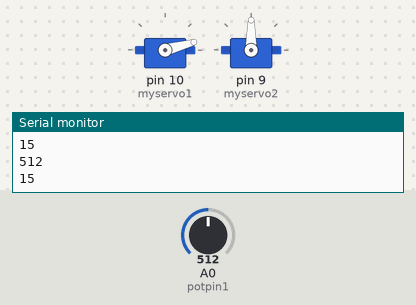
The sketch below on a simulated Arduino Uno, built with avr-gcc and run on an emulated ATmega328P. Parts: 2 × servo, the last lines printed to the serial monitor. Inputs (shaded band) come from the test bench; at power-on: A0 (potpin1) = 512.

Above: at 1.2 s.
1.3 s: A0 (potpin1) set to 990
2.8 s: A0 (potpin1) set to 1019
At 4.8 s:
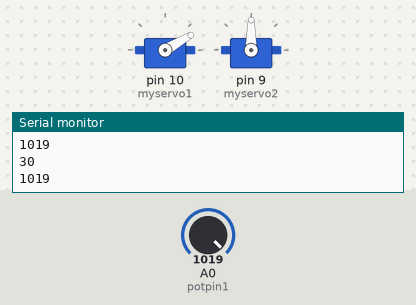
5.8 s: A0 (potpin1) set to 900
At 7.6 s:
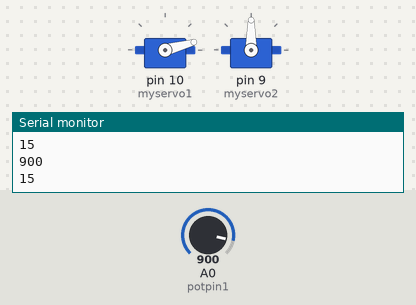
8.8 s: A0 (potpin1) set to 1010
At 11.0 s:
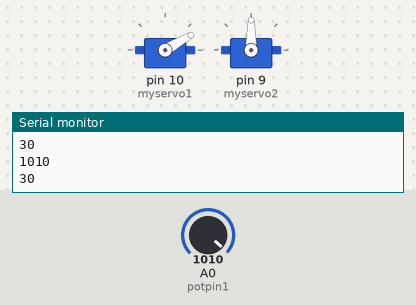
Timing chart, 0 to 12.5 s (numbered marks = the images above; inputs shaded):
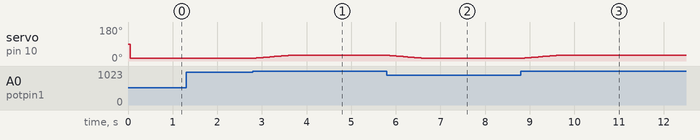

Measured:
- the behaviour switches between 1000 and 1001 on A0 (potpin1) (found by bisection; images 0 and 1)
- after the input at 2.8 s, servo on pin 10 (myservo1): moves from 15° to 30° over 0.71 s, starting after 0.08 s
- after the input at 5.8 s, servo on pin 10 (myservo1): moves from 30° to 15° over 0.71 s, starting after 0.06 s
- after the input at 8.8 s, servo on pin 10 (myservo1): moves from 15° to 30° over 0.71 s, starting after 0.09 s

The sketch:

tilt_motor_1.ino
```cpp
#include <Servo.h>

Servo myservo1;  // create servo object to control servo
Servo myservo2;

int potpin1 = A0;  // analog pin used to connect the potentiometer
int potpin2 = A1;
int val1;    // variable to read the value from the analog pin
int val2;

int joy1;
int midMotor;
int motorVal;

void setup()
{
  myservo1.attach(10);  // attaches the servo on pin 9 to the servo object
  myservo2.attach(9);


  Serial.begin(9600);
  joy1 = analogRead(potpin1);
  midMotor = map(joy1,0,1023,0,30);
  motorVal = midMotor;
}

void loop()
{
  motorMove();
  delay(50);
  myservo1.write(motorVal);
  /*
  val1 = analogRead(potpin1);           // reads the value of the potentiometer (value between 0 and 1023)
  //val1 = map(val1, 0, 1023, 0, 30);    // scale it to use it with the servo (value between 0 and 180)
  myservo1.write(val1);                // sets the servo position according to the scaled value
  delay(15);                           // waits for the servo to get there

  val2 = analogRead(potpin2);           // reads the value of the potentiometer (value between 0 and 1023)
  val2 = map(val2, 0, 1023, 0, 30);    // scale it to use it with the servo (value between 0 and 180)
  myservo2.write(val2);                // sets the servo position according to the scaled value
  delay(15);
  */
  Serial.println(joy1);
  Serial.println(motorVal);

}

void motorMove(){

  joy1 = analogRead(potpin1);
  if(joy1>1000 && motorVal<30){
    motorVal++;
  }

  if(joy1<50 && motorVal >0){
  motorVal--;
  }

  if(joy1>50 && joy1<1000){
    if(motorVal<midMotor)
    motorVal++;
    else if(motorVal>midMotor)
    motorVal--;
  }

}
```
